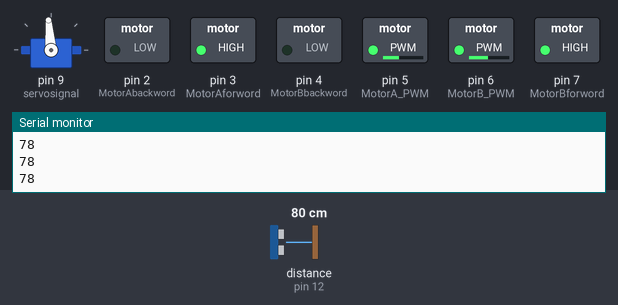
Simulated run of this sketch. Board: Arduino Uno, built with avr-gcc and run on an emulated ATmega328P. On the bench: servo, switched loads named in the sketch (green lamp = pin HIGH), the last lines printed to the serial monitor. Wiring (inferred from the names in the program): ultrasonic range finder: trigger pin 11; echo pin 12. The test bench sets the inputs (shaded band); at power-on: distance to the obstacle (sensor on pin 12) 80 cm. The echo pulse lasts 58.3 µs per cm; pins used as bus, display or sensor lines are not drawn.

Above: at 1.2 s.
1.3 s: distance to the obstacle (sensor on pin 12) set to 34 cm
2.8 s: distance to the obstacle (sensor on pin 12) set to 27 cm
At 5.4 s:
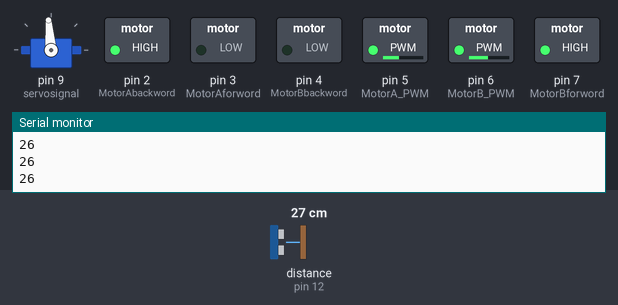
5.8 s: distance to the obstacle (sensor on pin 12) set to 60 cm
At 6.3 s:
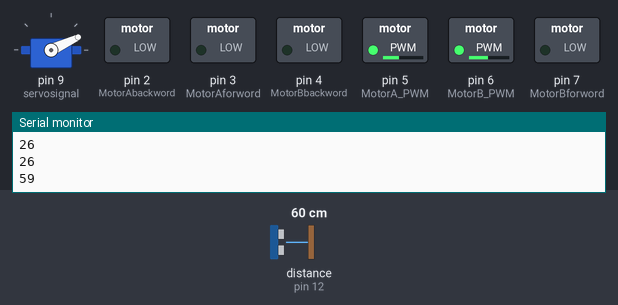
8.4 s: distance to the obstacle (sensor on pin 12) set to 2 cm
At 9.8 s:
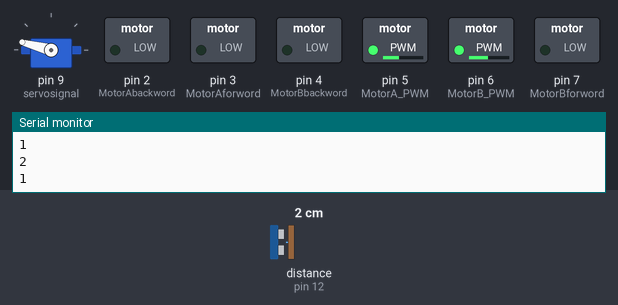
11.4 s: distance to the obstacle (sensor on pin 12) set to 35 cm
At 12.98 s:
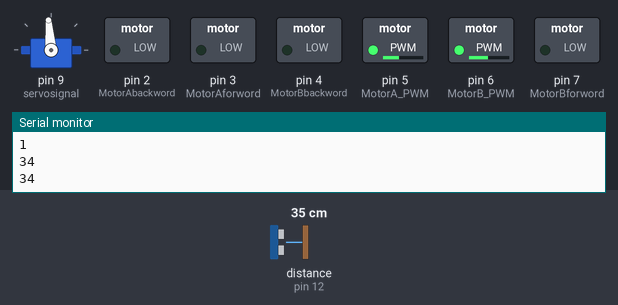
Timing chart, 0 to 15.4 s (numbered marks = the images above; inputs shaded):
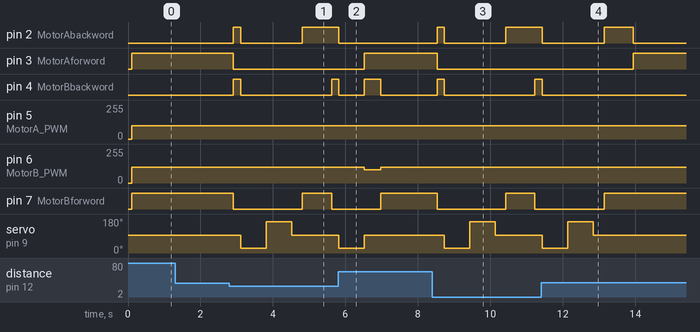

The sketch:

obstical_avoidance.ino
```cpp
//***************************************************************************************************************************//
//this code using for a obstacle avoidance robot that go forward and if it face any object it will avoid to crash it//
//the main components using in this robot(srevo motor-ultrasonic sensor-motor driver-dc Motors- car robot body with 4 wheels)//
//***************************************************************************************************************************//

#include <Servo.h> // servo moter library
#define servosignal 9
Servo myservo; // create servo object to control a servo

// Left side DC motors pins definetion
#define MotorAforword 3
#define MotorAbackword 2
#define MotorA_PWM 5

// Right side DC motors pins definetion
#define MotorBforword 7
#define MotorBbackword 4
#define MotorB_PWM 6

// ultra sonicsensor pins definetion
#define TRIG 11
#define ECHO 12

int distance=0 ,t=0;
// t refared to the time that ultrasonic sensor take to recive the 40K HZ wave.
// variable distance used to store the value of distance.


void setup() {
  Serial.begin(9600);
  //define servo pin
   myservo.attach(servosignal);

  //define motors A pins as output .
  pinMode(MotorAforword,OUTPUT);
  pinMode(MotorAbackword,OUTPUT);
  pinMode(MotorA_PWM,OUTPUT);

  //define motors B pins as output.
  pinMode(MotorBforword,OUTPUT);
  pinMode(MotorBbackword,OUTPUT);
  pinMode(MotorB_PWM,OUTPUT);

  //define pins of ultrasonic sensor.
  pinMode(TRIG,OUTPUT);
  pinMode(ECHO,INPUT);

  myservo.write(95);

}


void ultrasonic (){

  // first we give the TRIG pin pulse to let the ultrasonic sensor work
  // After this pulse the time (go and return)will be resived from ultrasonic sensor and stored

  digitalWrite(TRIG,LOW);
  delayMicroseconds(5);  // this delay to make the reading more stable
  digitalWrite(TRIG,HIGH);
  delayMicroseconds(10);
  digitalWrite(TRIG,LOW);
  t=pulseIn(ECHO,HIGH);

  // this time (t) is a time of double distance (go and return) so we divide it by 2 to get the time of the distance that we use.

  distance=t/(1/((340*0.0001)/2));
  Serial.println(distance);
  delay(100);
  //Distance = (Speed of Sound * (Time/2)) = t/(1/((350*0.0001)/2))
  // the speed of sound can be calculated due to the tempreture of the atmospher and many parameters
  // it can be calculated by the following web site: https://www.omnicalculator.com/physics/speed-of-sound
  // after calculate the speed of sound we multiply it 0.0001 to make the units of time the same.
}

void forward(){

  //fuction to let robot go forward.
  analogWrite(MotorA_PWM,100); //control the speed of Motors A side
  analogWrite(MotorB_PWM,120); //control the speed of Motors B side
  //let motor A side go forward.
  digitalWrite(MotorAforword,HIGH);
  digitalWrite(MotorAbackword,LOW);
  //let motor B side go forward.
  digitalWrite(MotorBforword,HIGH);
  digitalWrite(MotorBbackword,LOW);

}

void backward(){

  //fuction to let robot go backward.
  analogWrite(MotorA_PWM,100); //control the speed of Motors A side
  analogWrite(MotorB_PWM,120); //control the speed of Motors B side
  //let motor A side go backward.
  digitalWrite(MotorAforword,LOW);
  digitalWrite(MotorAbackword,HIGH);
  //let motor B side go backward.
  digitalWrite(MotorBforword,LOW);
  digitalWrite(MotorBbackword,HIGH);
  delay(200);

}
void reverse(){

  //fuction to let robot go reverse its direction.
  analogWrite(MotorA_PWM,100); //control the speed of Motors A side
  analogWrite(MotorB_PWM,120); //control the speed of Motors B side
  digitalWrite(MotorAforword,LOW);
  digitalWrite(MotorAbackword,HIGH);
  digitalWrite(MotorBforword,HIGH);
  digitalWrite(MotorBbackword,LOW);
  delay(700);


}

void nomotion(){

  //fuction to let robor stop.
  //let motor A side stop.
  digitalWrite(MotorAforword,LOW);
  digitalWrite(MotorAbackword,LOW);
  //let motor B side stop.
  digitalWrite(MotorBforword,LOW);
  digitalWrite(MotorBbackword,LOW);

}

void rotatleft(){

  //fuction to let robot go backward.
  analogWrite(MotorA_PWM,100); //control the speed of Motors A side
  analogWrite(MotorB_PWM,100); //control the speed of Motors B side
  //let motor A side go forward.
  digitalWrite(MotorAforword,LOW);
  digitalWrite(MotorAbackword,HIGH);
  //let motor B side go backward.
  digitalWrite(MotorBforword,HIGH);
  digitalWrite(MotorBbackword,LOW);
  delay(450);


}

void rotatright(){

  //fuction to let robot go backward.
  analogWrite(MotorA_PWM,100); //control the speed of Motors A side
  analogWrite(MotorB_PWM,100); //control the speed of Motors B side
  //let motor A side go backward.
  digitalWrite(MotorAforword,HIGH);
  digitalWrite(MotorAbackword,LOW);
  //let motor B side go forward.
  digitalWrite(MotorBforword,LOW);
  digitalWrite(MotorBbackword,HIGH);
  delay(450);
}

void loop() {

  //calling fo utra sonic sensor to get the distance in front of robot.
  ultrasonic();

  //conditions
  if (distance >= 30 )
  {
    forward();         //in case of no object on front of robot go forward
  }
  else if (distance < 30)
  {

    // in case of there is an object in front of it
    // rotate the ultrasonic sensor 45 degree to chech the side of robot if it clear or not
    backward();
    nomotion();
    myservo.write(25);
    delay(300);
    ultrasonic();
    delay(300);

    //in case of no object in front of robot go forward
    if (distance >= 40)
    {
      myservo.write(95); // return ultasonic sensor to its initial pos
      rotatright();
      forward();
    }

    //in case of there is an  object in front of robot rotate ultra sonic sensor to another side to check if there is an object or not
    else if (distance < 40)
    {
      myservo.write(165);
      delay(300);
      ultrasonic();
      delay(300);


      //if there is no object rotate and go forward
      if (distance >=45 )
      {
        myservo.write(95); //reset ultra sonic sensor to its initial pose
        delay(300);
        rotatleft();
        forward();
      }

      //in case of there is an object in front of ultrasonic sensor the robot will go back
      else
      {
        myservo.write(95); //reset ultra sonic sensor to its initial pose
        delay(300);
        reverse();
      }
    }
  }
}
```

Measured:
- the behaviour switches between 31 and 30 cm on distance to the obstacle (sensor on pin 12) (found by bisection; images 0 and 1)
- after the input at 2.8 s, pin 2 (MotorAbackword): LOW → HIGH after 0.11 s, → LOW 0.20 s later, → HIGH 1.7 s later; pin 3 (MotorAforword): HIGH → LOW after 0.11 s
- after the input at 5.8 s, pin 2 (MotorAbackword): goes on until 5.8 s, then stays LOW; pin 3 (MotorAforword): LOW → HIGH after 0.72 s; pin 6 (MotorB_PWM): 120/255 → 100/255 after 0.72 s, → 120/255 0.45 s later
- after the input at 8.4 s, pin 2 (MotorAbackword): LOW → HIGH after 0.13 s, → LOW 0.20 s later, → HIGH 1.7 s later; pin 3 (MotorAforword): HIGH → LOW after 0.13 s
- after the input at 11.4 s, pin 3 (MotorAforword): LOW → HIGH after 2.5 s; pin 4 (MotorBbackword): goes on until 11.4 s, then stays LOW; pin 7 (MotorBforword): goes on until 13.1 s, then stays HIGH; servo on pin 9 (servosignal): goes on until 12.8 s, then stays 95°
